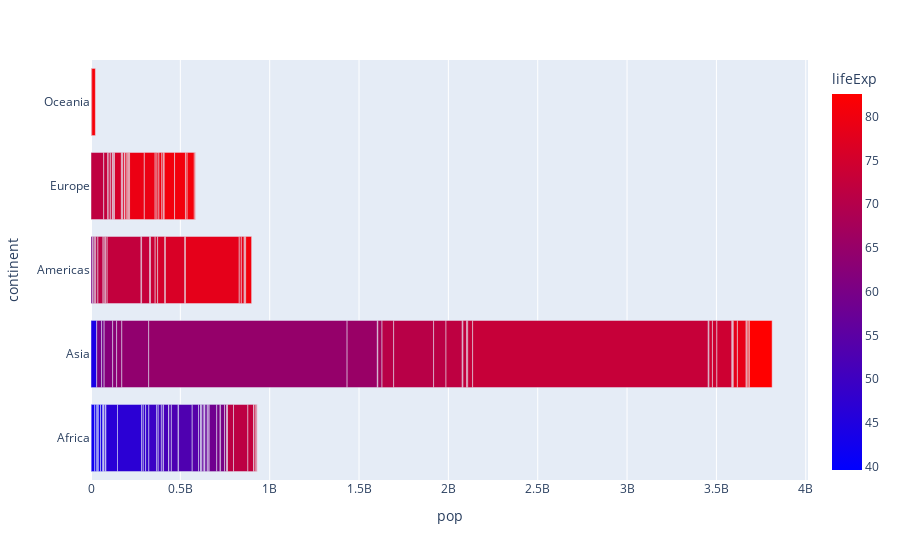

Write notebook code for a chart like this one.
### Code cell
fig = px.bar(df, y="continent", x="pop", color="lifeExp", orientation="h",
             color_continuous_scale='Bluered', hover_name="country")

fig.show()

### Figure 1 — Plotly figure (JSON) as saved in the notebook; plotly's stock layout.template omitted (floating-point values rounded to 4 significant figures; data arrays with more than 128 entries replaced by an {"elided": "..."} marker saying what was removed)
{"data": [{"alignmentgroup": "True", "hoverlabel": {"namelength": 0}, "hovertemplate": "<b>%{hovertext}</b><br><br>pop=%{x}<br>continent=%{y}<br>lifeExp=%{marker.color}", "hovertext": {"elided": "142 str values"}, "legendgroup": "", "marker": {"color": {"elided": "142 float values"}, "coloraxis": "coloraxis"}, "name": "", "offsetgroup": "", "orientation": "h", "showlegend": false, "textposition": "auto", "type": "bar", "x": {"elided": "142 int values"}, "xaxis": "x", "y": {"elided": "142 str values"}, "yaxis": "y"}], "layout": {"barmode": "relative", "coloraxis": {"colorbar": {"title": {"text": "lifeExp"}}, "colorscale": [[0, "rgb(0,0,255)"], [1, "rgb(255,0,0)"]]}, "legend": {"tracegroupgap": 0}, "margin": {"t": 60}, "xaxis": {"anchor": "y", "domain": [0, 1], "title": {"text": "pop"}}, "yaxis": {"anchor": "x", "domain": [0, 1], "title": {"text": "continent"}}}}
